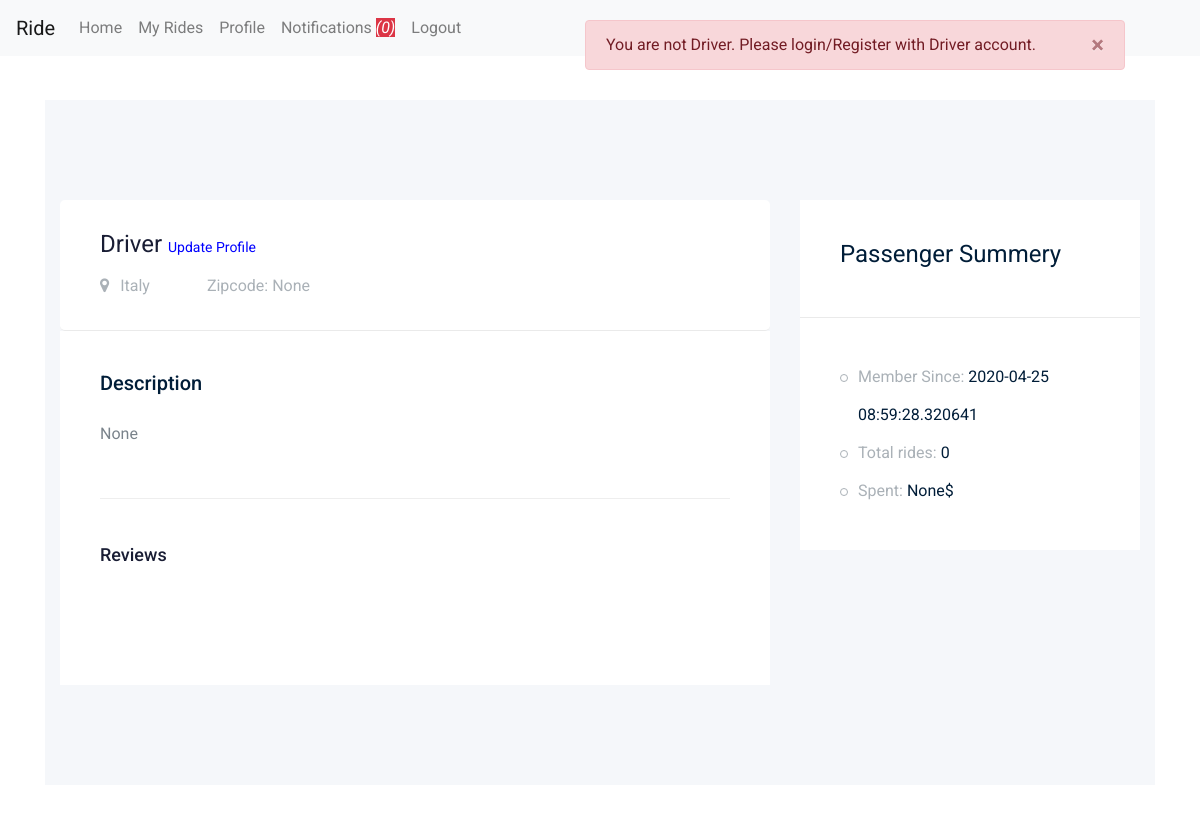
Page /passenger/profile (signed in) on the earlier database version.
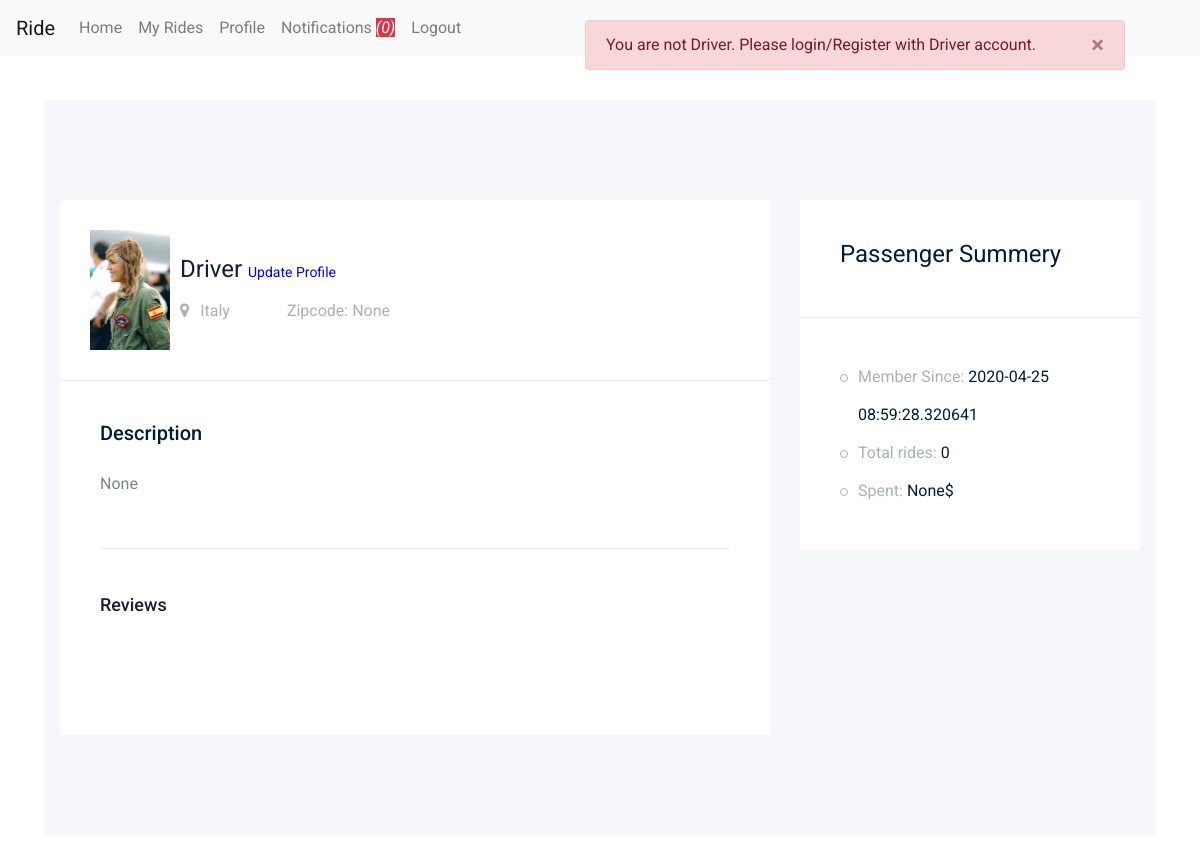
Same page on the later database version.
### app/models/models.py (models this page shows, shortened)
class User(db.Model,UserMixin):
    __tablename__ = "users"
    id = db.Column(db.Integer, primary_key=True)
    name = db.Column(db.String(100), nullable=False)
    surname = db.Column(db.String(100), nullable=False)
    email = db.Column(db.String(100), unique=True, nullable=False)
    country = db.Column(db.String(100),nullable=True)
    password = db.Column(db.String(150), nullable=False)
    zipcode = db.Column(db.Integer, default=0)
    roles = db.Column(db.String(10), default="Passenger")
    profile_image = db.Column(db.String(255), nullable=True, default="0")
    profile_description = db.Column(db.String(255), nullable=True) #############
    isOnline = db.Column(db.Integer, nullable=False, default=0)
    member_since = db.Column(db.DateTime, nullable=False, default=datetime.utcnow)
    charges_per_kilo = db.Column(db.Integer, default=0) #only for driver ###############
    passengers = db.relationship('Ride', foreign_keys="[Ride.passenger_id]")
    drivers = db.relationship('Ride', foreign_keys="[Ride.driver_id]")

### app/passenger/views.py (the view)
@pb.route('/profile')
@login_required
def profile():
    isPassenger()
    user_loggedin = current_user
    user_id = user_loggedin.id
    sql = text(" select *,"
               "(select count(*) from rides where passenger_id = " + str(user_id) + " and isEnded=1) as total_rides,"
                                                                                    "(select sum(price) from rides where passenger_id = " + str(
        user_id) + ") as total_spent "
                   "from users "
                   "LEFT JOIN rides on users.id = rides.passenger_id "
                   "WHERE users.id = " + str(user_id) + ";")
    user = db.engine.execute(sql)
    u = user.first()
    reviewsFetchSql = text(
        "select *,reviewer.name as reviewer_name from rides LEFT join users as reviewer on reviewer.id = rides.driver_id "
        "where rides.passenger_id = " + str(user_id) + ";")
    reviews = db.engine.execute(reviewsFetchSql)
    return render_template('passenger_profile.html', user=u, reviews=reviews, count=get_notifications_count(),
                           started_ride=hasStartedRide(user_loggedin))

### app/models/models.py (called while the page is built)
@login_manager.user_loader
def load_user(user_id):
    return User.query.get(user_id)

### app/passenger/views.py (called while the page is built)
def isPassenger():
    user = current_user
    if not user.roles == "Passenger":
        flash("You are not Driver. Please login/Register with Driver account.",'danger')
        return redirect("/logout")

def hasStartedRide(user):
    ride = Ride.query.filter_by(passenger_id=user.id, isConfirmed=1, isPaid=1, isEnded=0).first()
    if ride:
        return True
    else:
        return False

def get_notifications_count():
    notifications_count = db.engine.execute("select count(*) from rides where passenger_id =" + str(
        current_user.id) + " and isConfirmed=1 and isStarted = 0 and isPaid = 0 and isEnded =0")
    c = str(notifications_count.first()[0])
    return c

### app/passenger/templates/passenger_profile.html (shortened to what this page needs)
{% extends 'pass_masterlayout.html' %}
{% block body %}
<section class="contact-section section_padding">
    <div class="container">
        <div class="row">
            <div class="col-12">
            </div>
        </div>
        <div class="row">
            <div class="col-lg-12">
    <div class="job_details_area">
        <div class="container">
            <div class="row">
                <div class="col-lg-8">
                    <div class="job_details_header">
                        <div class="single_jobs white-bg d-flex justify-content-between">
                            <div class="jobs_left d-flex align-items-center">
                                <div class="" style="margin-right:10px;">
                                    {% if user.profile_image == "0" %}
                                    <img src="https://mdbootstrap.com/img/Photos/Others/placeholder-avatar.jpg" class="img-responsive" style="width:80px;" alt="">
                                    {% else %}
                                    <img src="{{url_for('static',filename='uploads/'+user.profile_image)}}" class="img-responsive" style="width:80px;" alt="">
                                    {% endif %}
                                </div>
                                <div class="jobs_conetent">
                                    <a href="#"><h4>{{user.name}} <span ><a href="{{url_for('passenger_bp.update_profile')}}" style="color:blue;font-size:14px;">Update Profile</a> </span></h4></a>
                                    <div class="links_locat d-flex align-items-center">
                                        <div class="location">
                                            <p> <i class="fa fa-map-marker"></i> {{user.country}}</p>
                                        </div>
                                        <div class="location">
                                            <p> Zipcode: {{user.zipcode}}</p>
                                        </div>
                                    </div>
                                </div>
                            </div>
                        </div>
                    </div>
                    <div class="descript_wrap white-bg">
                        <div class="single_wrap">
                            <h4>Description</h4>
                            <p>{{user.profile_description}}</p>
                        </div>
                                       <div class="comments-area">
                  <h4>Reviews</h4>
               </div>
                    </div>
                </div>
                <div class="col-lg-4">
                    <div class="job_sumary">
                        <div class="summery_header">
                            <h3>Passenger Summery</h3>
                        </div>
                        <div class="job_content">
                            <ul>
                                <li>Member Since: <span>{{user.member_since}}</span></li>
                                <li>Total rides: <span>{{user.total_rides}}</span></li>
                                <li>Spent: <span>{{user.total_spent}}$</span></li>
                            </ul>
                        </div>
                    </div>
                </div>
            </div>
        </div>
    </div>
            </div>
            </div>
        </div>
</section>
{% endblock %}

### app/passenger/templates/pass_masterlayout.html (shortened to what this page needs)
<!doctype html>
<html class="no-js" lang="zxx">
<head>
    <link rel="stylesheet" href="{{ url_for('static', filename='css/bootstrap.min.css') }}">
    <link rel="stylesheet" href="{{ url_for('static', filename='css/owl.carousel.min.css') }}">
    <link rel="stylesheet" href="{{ url_for('static', filename='css/font-awesome.min.css') }}">
    <link rel="stylesheet" href="{{ url_for('static', filename='css/style.css') }}">
</head>
<body>
    <header>
       <nav class="navbar navbar-expand-lg navbar-light bg-light"style="position:fixed;z-index:1;width:100%;" >
  <a class="navbar-brand" href="#">Ride</a>
  <div class="collapse navbar-collapse" id="navbarSupportedContent">
    <ul class="navbar-nav mr-auto">
      <li class="nav-item">
      <a class="nav-link" href="/">Home</a>
    </li>
    <li class="nav-item">
      <a class="nav-link" href="{{url_for('passenger_bp.my_rides')}}">My Rides</a>
    </li>
          <li class="nav-item">
      <a class="nav-link" href="{{url_for('passenger_bp.profile')}}">Profile</a>
    </li>
    <li class="nav-item">
      <a class="nav-link" href="{{url_for('passenger_bp.passenger_notifications')}}">Notifications
         <i class="btn-danger"> ({{count}})</i>
      </a>
    </li>
        <li class="nav-item">
      <a class="nav-link" href="/logout">Logout</a>
    </li>
    </ul>
  </div>
</nav>
    </header>
    <div class="container" style="position:absolute;z-index:1;margin-top:20px;">
<div class="row">
<div class="col-md-6"></div>
<div class="col-md-6">
             {% with messages = get_flashed_messages(with_categories=true) %}
                {% if messages %}
                <ul class=flashes>
                    {% for category, message in messages %}
<div class="alert alert-{{category}} alert-dismissible fade show" role="alert">
 {{message}}
  <button type="button" class="close" data-dismiss="alert" aria-label="Close">
    <span aria-hidden="true">&times;</span>
  </button>
</div>
                    {% endfor %}
                </ul>
                {% endif %}
                {% endwith %}
</div>
</div>
</div>
{% block body %}
{% endblock %}
</body>
</html>

Differences in the rows shown:
changed User "Driver": profile_image: picture added
